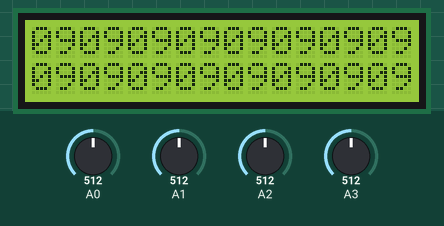
Recording of a sketch running on a simulated Arduino Uno, built with avr-gcc and run on an emulated ATmega328P. On the bench: 16×2 character LCD. The test bench sets the inputs (shaded band); at power-on: A0 = 512, A3 = 512, A1 = 512, A2 = 512. No radio packets arrive unless stated; what the sketch prints to the serial monitor is not drawn.

Above: at 2.2 s.
2.3 s: A0 set to 716
At 3.41 s:
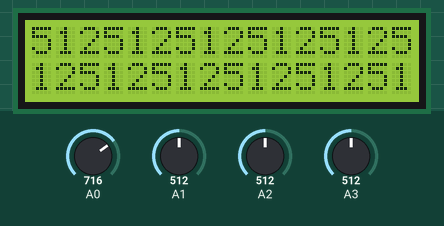
3.8 s: A3 set to 716
At 4.03 s:
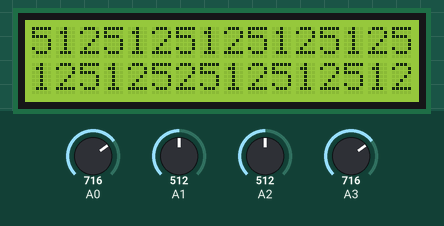
5.3 s: A0 set to 306
At 6.1 s:
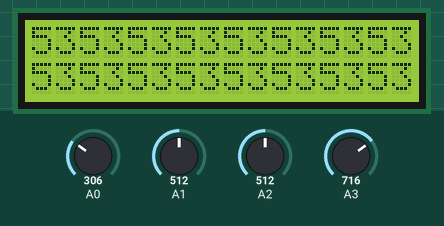
7.0 s: A0 set to 30
At 7.7 s:
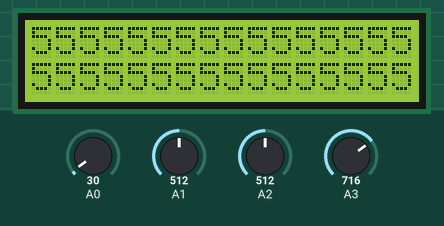
Timing chart, 0 to 9.8 s (numbered marks = the images above; inputs shaded):
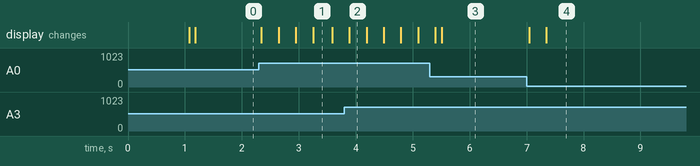

The sketch:

Plane_Transmitter.ino
```cpp
//TRANSMITTER//
#include <SPI.h>
#include "nRF24L01.h"
#include "RF24.h"
#include <LiquidCrystal.h>

struct packet {
  byte posx;
  byte posy;
  byte posz;
  byte posr;
} State;

RF24 radio(9, 10);
const uint64_t pipe =183 ;

const int rs = 7, en = 6, d4 = 5, d5 = 4, d6 = 3, d7 = 2;
LiquidCrystal lcd(rs, en, d4, d5, d6, d7);

void setup(void) {
  Serial.begin(9600);
  radio.begin();
  radio.openWritingPipe(pipe);
  lcd.begin(16, 2);
  lcd.clear();
  // Print a message to the LCD.
  lcd.print("   BUBBERSONS");
   lcd.setCursor(0, 1);
  // print the number of seconds since reset:
  lcd.print("   PLANE V2.0");
  delay(1000);

}

void loop(void) {


    State.posx = map(analogRead(A0),0, 1023, 0, 180);
    State.posy = map(analogRead(A1), 0, 1023, 180, 0);
    State.posz = map(analogRead(A2), 0, 1023, 0, 180);
    State.posr =  map(analogRead(A3),0, 1023, 0, 180); //esc-min,max//
    radio.write(&State, sizeof(State));
    lcd.print(State.posx);

    Serial.println(State.posr);


    }
```

Measured:
- after the input at 2.3 s, the display: first changes at once (image 1 shows a later state)
- after the input at 7.0 s, the display: first changes at once (image 4 shows a later state)
